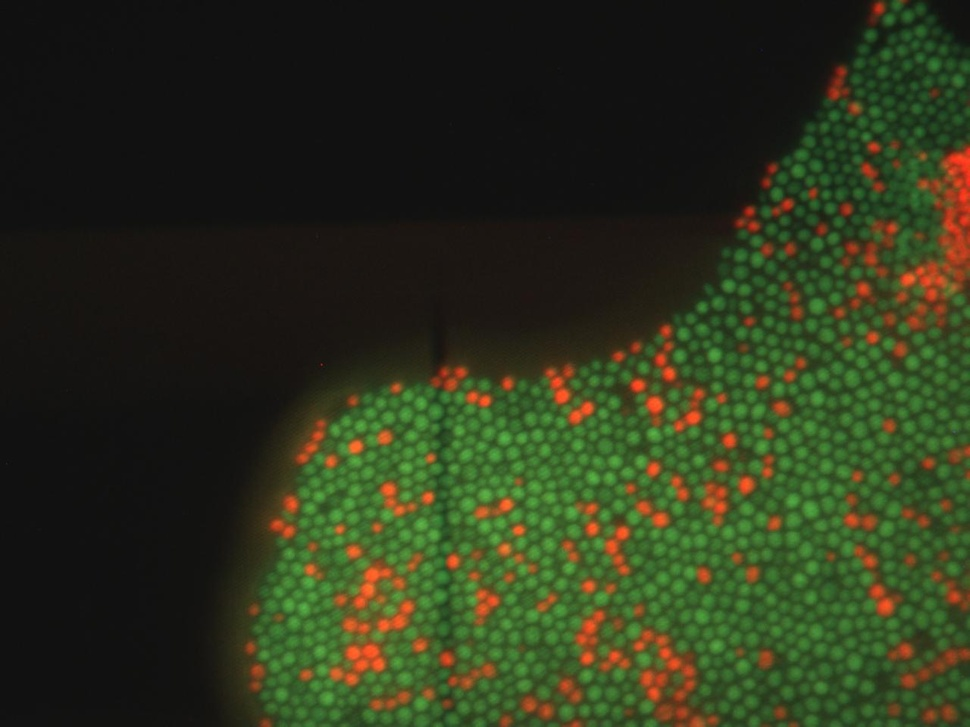
%> input picture BMES-202/CA5_B02/Test/Prescott_CellStain_v4.x.jpg, 970 x 727 px, shrunk from 1280 x 960 before the run
$ octave --eval "result = ca5_fun1;"   (GNU Octave 9; MATLAB toolbox functions it lacks are replaced by stand-ins)
%> lines starting %> are read from the running program, lines starting %| are printed output that depends on the picture
function [imHSV, imRGB, img_file] = ca5_fun1(img_file)
% DESCRIPTION
%  Takes an input image file and shows it. Converts the original rgb image
%  file into a HSV image file and plots the Hue and Value in separate
%  figures, using the 'HSV', and 'hot' colormaps with a color axis from 0-1
% INPUT
%  img_file -> [1xN] string containing full image file name
%  Function can be called with no inputs
% OUTPUT
%  imHSV -> [MxNx3] matrix containing image H-S-V data
%  imRGB -> [MxNx3] matrix containing imahe R-G-B data
%  img_file -> [1xN] string containing full image file name
% -------------------------------------------------------------------------
% Authors: Jessica Baggett
%          Vrigav Narra
%          Tony Okeke
%          Jackie Tang
% Team: B02


% If file name not provided by user, prompt user to select a file
if (nargin<1)
	%promput user to select file
	[file_name, pth] = uigetfile('*.jpg', 'Choose Image file', 'Prescott_CellStain_v4.x.jpg');
%> the answer given: Prescott_CellStain_v4.x.jpg
	%join file name and path
	img_file = fullfile(pth, file_name);
end

%Read the image file
imRGB = imread(img_file);
%> imRGB is the input picture: size 727x970x3 uint8; mean R, G, B 44.5, 52.5, 27.9

%Plot the original image
fig1 = figure(1);
clf(fig1)
imagesc(imRGB);
title('Original Image')

%Convert from RGB to HSV
imHSV = rgb2hsv(imRGB);
%> imHSV: size 727x970x3 double; mean H, S, V 0.142, 0.336, 0.229
%Create separate image matrices of only the Hue
imH = imHSV(:,:,1);
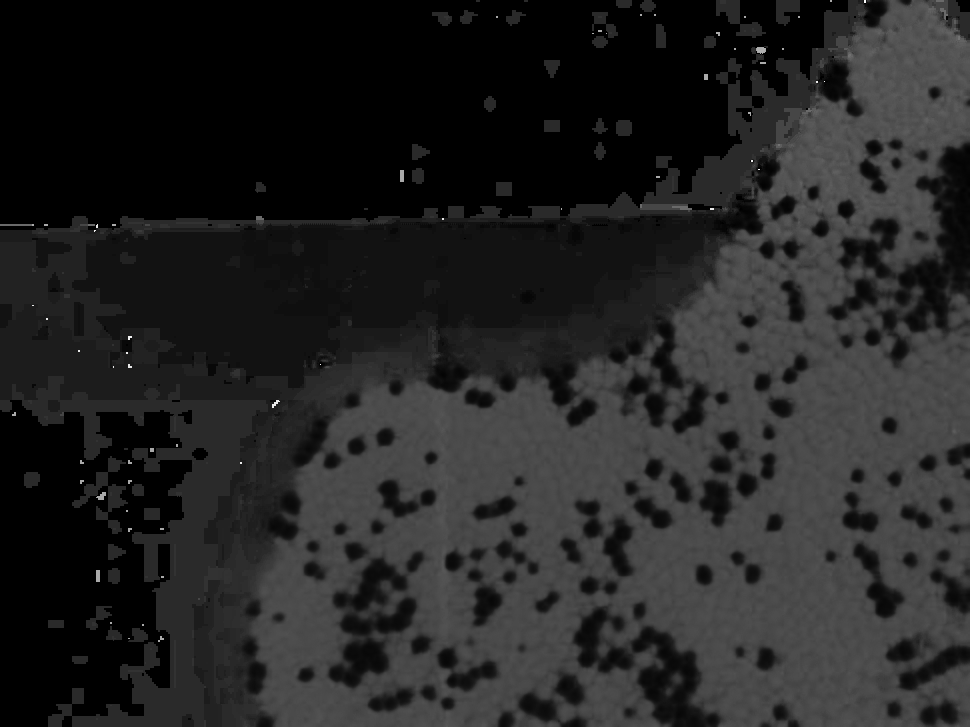
%> imH: size 727x970 double; min 0, max 0.995, mean 0.142
%Create a separate image matrices of only the Value
imV = imHSV(:,:,3);
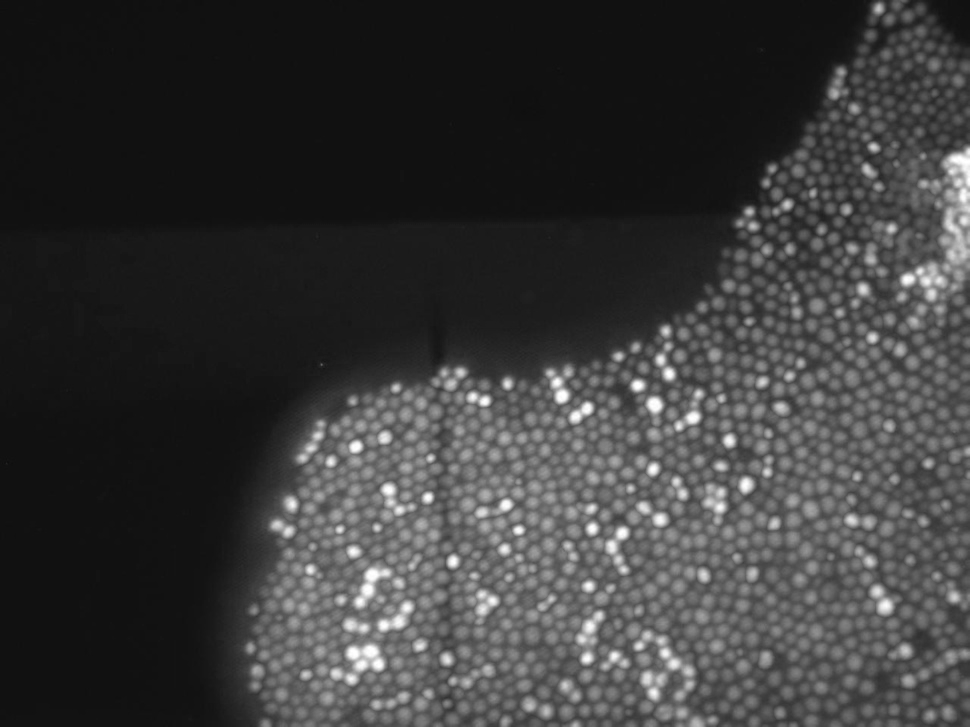
%> imV: size 727x970 double; min 0.051, max 1, mean 0.229

%Plot the Hue image with a "HSV" colormap and color axis from 0-1
fig2 = figure(2);
clf(fig2)
imagesc(imH);
colormap HSV;
caxis([0,1]);
title('Hue Image')
colorbar;
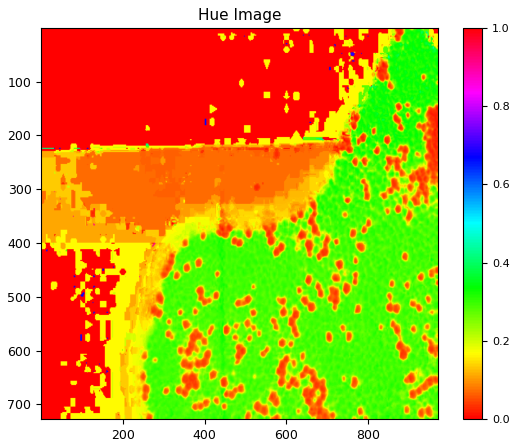
%> figure redrawn from the program's plot data
%> `result = ca5_fun1;`:
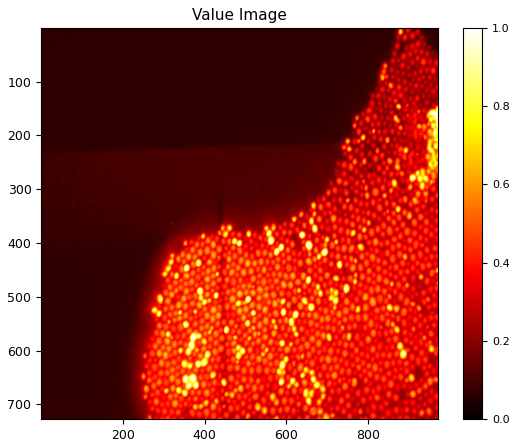
%> figure redrawn from the program's plot data

%Plot the Value image with a "hot" colormap and color axis from 0-1
fig3 = figure(3);
clf(fig3)
imagesc(imV);
colormap hot
caxis([0,1]);
title('Value Image')
colorbar;

%Print Image Name to Command Window
fprintf('\nFile: %s\n',file_name)
return
